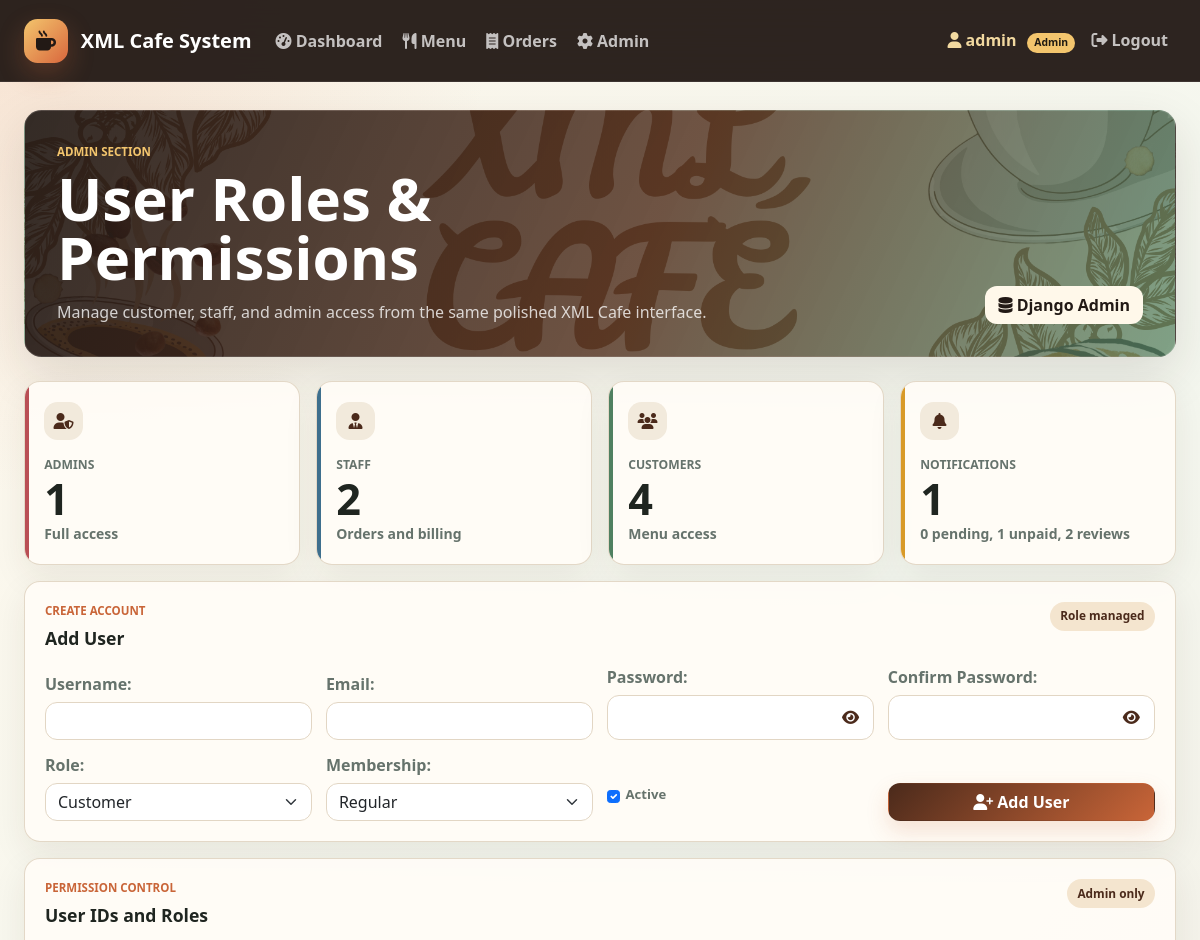
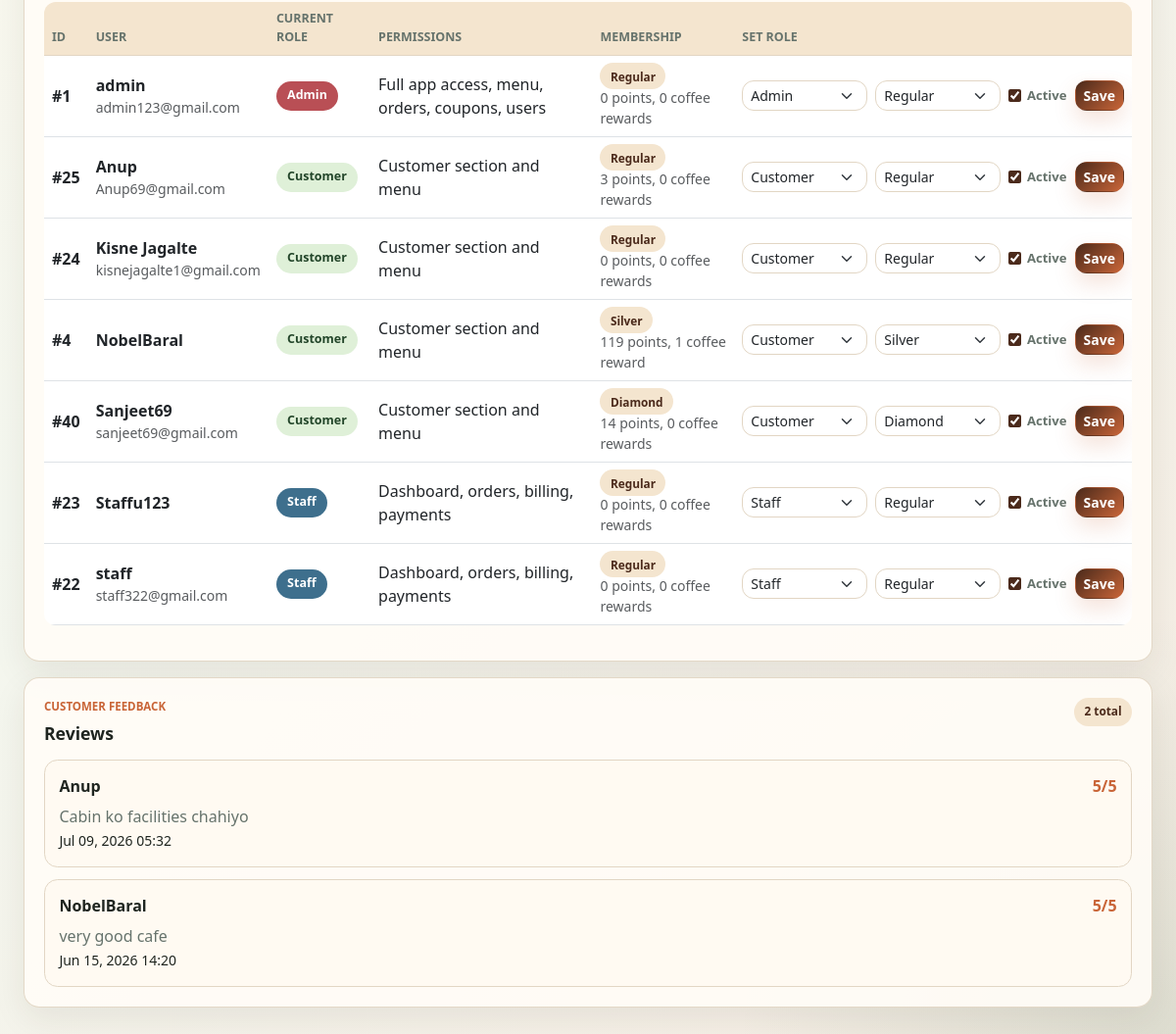
/admin-section/ (signed in), run on the app's committed database (2 pictures, top to bottom).
### cafe_app/models.py (models this page shows, shortened)
class CustomerProfile(models.Model):
    MEMBERSHIP_CHOICES = [
        ('regular', 'Regular'),
        ('silver', 'Silver'),
        ('gold', 'Gold'),
        ('platinum', 'Platinum'),
        ('diamond', 'Diamond'),
    ]
    MEMBERSHIP_THRESHOLDS = [
        ('regular', 0),
        ('silver', 100),
        ('gold', 250),
        ('platinum', 500),
        ('diamond', 1000),
    ]
    user = models.OneToOneField(User, on_delete=models.CASCADE, related_name='customer_profile')
    membership = models.CharField(max_length=20, choices=MEMBERSHIP_CHOICES, default='regular')
    points = models.PositiveIntegerField(default=0)
    free_coffee_rewards = models.PositiveIntegerField(default=0)
    updated_at = models.DateTimeField(auto_now=True)

class Review(models.Model):
    RATING_CHOICES = [(value, f'{value} star') for value in range(1, 6)]
    user = models.ForeignKey(User, on_delete=models.CASCADE, related_name='reviews')
    rating = models.PositiveSmallIntegerField(choices=RATING_CHOICES)
    comment = models.TextField()
    is_visible = models.BooleanField(default=True)
    created_at = models.DateTimeField(auto_now_add=True)
    class Meta:
        ordering = ['-created_at']

### cafe_app/views.py (the view)
# urls.py: path('admin-section/', views.admin_portal, name='admin_portal'),
@role_required('admin')
def admin_portal(request):
    mark_operations_seen(request)
    ensure_role_groups()
    users = list(User.objects.all().order_by('-is_superuser', '-is_staff', 'username'))
    role_counts = {
        'admin': sum(1 for user in users if get_user_role(user) == 'admin'),
        'staff': sum(1 for user in users if get_user_role(user) == 'staff'),
        'customer': sum(1 for user in users if get_user_role(user) == 'customer'),
    }
    user_rows = [
        {
            'user': user,
            'role': get_user_role(user),
            'profile': get_customer_profile(user),
            'can_change': not user.is_superuser or user.pk == request.user.pk,
        }
        for user in users
    ]
    context = {
        'user_rows': user_rows,
        'role_counts': role_counts,
        'pending_orders': Order.objects.filter(status='pending').count(),
        'unpaid_orders': Order.objects.filter(payment_status__in=['unpaid', 'pending']).count(),
        'coupons': Coupon.objects.count(),
        'reviews': Review.objects.select_related('user')[:10],
        'review_count': Review.objects.count(),
        'add_user_form': AdminUserCreateForm(),
    }
    return render(request, 'cafe_app/admin_portal.html', context)

### cafe_app/notifications.py (called while the page is built)
def _version_for(queryset):
    latest = queryset.aggregate(latest=Max('updated_at'))['latest']
    latest_value = latest.isoformat() if latest else 'none'
    return f"{queryset.count()}:{latest_value}"

def menu_notification_version():
    return _version_for(MenuItem.objects.all())

def order_notification_version():
    return _version_for(Order.objects.all())

def mark_menu_seen(request):
    request.session['seen_menu_version'] = menu_notification_version()

def mark_orders_seen(request):
    request.session['seen_order_version'] = order_notification_version()

def mark_operations_seen(request):
    mark_menu_seen(request)
    mark_orders_seen(request)

### cafe_app/views.py (called while the page is built)
def ensure_role_groups():
    for name in ROLE_GROUPS:
        Group.objects.get_or_create(name=name)

def get_user_role(user):
    if not user.is_authenticated:
        return 'guest'
    if user.is_superuser or user.is_staff:
        return 'admin'
    if user.groups.filter(name='Staff').exists():
        return 'staff'
    return 'customer'

def get_customer_profile(user):
    profile, _created = CustomerProfile.objects.get_or_create(user=user)
    return profile

def role_required(*roles):
    def decorator(view_func):
        @wraps(view_func)
        def wrapper(request, *args, **kwargs):
            if not request.user.is_authenticated:
                return redirect('login')
            role = get_user_role(request.user)
            if role not in roles:
                messages.error(request, 'You do not have permission to open that section.')
                return redirect('customer_portal' if role == 'customer' else 'dashboard')
            return view_func(request, *args, **kwargs)
        return wrapper
    return decorator

### templates/cafe_app/admin_portal.html (shortened to what this page needs)
{% extends 'base.html' %}
{% block content %}
<section class="page-hero">
    <div>
        <p class="eyebrow">Admin section</p>
        <h1>User Roles & Permissions</h1>
        <p class="page-subtitle">Manage customer, staff, and admin access from the same polished XML Cafe interface.</p>
    </div>
    <div class="hero-actions">
        <a href="/admin/" class="btn btn-light">
            <i class="fas fa-database"></i> Django Admin
        </a>
    </div>
</section>
<div class="metric-grid">
    <div class="metric-card accent-rose">
        <span class="metric-icon"><i class="fas fa-user-shield"></i></span>
        <span class="metric-label">Admins</span>
        <strong>{{ role_counts.admin }}</strong>
        <small>Full access</small>
    </div>
    <div class="metric-card accent-blue">
        <span class="metric-icon"><i class="fas fa-user-tie"></i></span>
        <span class="metric-label">Staff</span>
        <strong>{{ role_counts.staff }}</strong>
        <small>Orders and billing</small>
    </div>
    <div class="metric-card accent-emerald">
        <span class="metric-icon"><i class="fas fa-users"></i></span>
        <span class="metric-label">Customers</span>
        <strong>{{ role_counts.customer }}</strong>
        <small>Menu access</small>
    </div>
    <div class="metric-card accent-amber">
        <span class="metric-icon {% if has_unseen_notifications %}has-dot{% endif %}"><i class="fas fa-bell"></i></span>
        <span class="metric-label">Notifications</span>
        <strong>{{ pending_orders|add:unpaid_orders }}</strong>
        <small>{{ pending_orders }} pending, {{ unpaid_orders }} unpaid, {{ review_count }} reviews</small>
    </div>
</div>
<section class="panel mb-3">
    <div class="panel-heading">
        <div>
            <p class="eyebrow">Create account</p>
            <h2>Add User</h2>
        </div>
        <span class="panel-badge">Role managed</span>
    </div>
    <form method="post" action="{% url 'admin_user_create' %}" class="admin-create-form">
        <div>
            {{ add_user_form.username.label_tag }}
            {{ add_user_form.username }}
        </div>
        <div>
            {{ add_user_form.email.label_tag }}
            {{ add_user_form.email }}
        </div>
        <div>
            {{ add_user_form.password.label_tag }}
            <div class="password-field">
                {{ add_user_form.password }}
                <button type="button" class="btn btn-outline-primary password-toggle" data-toggle-password="#{{ add_user_form.password.id_for_label }}" aria-label="Show password">
                    <i class="fas fa-eye"></i>
                </button>
            </div>
        </div>
        <div>
            {{ add_user_form.confirm_password.label_tag }}
            <div class="password-field">
                {{ add_user_form.confirm_password }}
                <button type="button" class="btn btn-outline-primary password-toggle" data-toggle-password="#{{ add_user_form.confirm_password.id_for_label }}" aria-label="Show password">
                    <i class="fas fa-eye"></i>
                </button>
            </div>
        </div>
        <div>
            {{ add_user_form.role.label_tag }}
            {{ add_user_form.role }}
        </div>
        <div>
            {{ add_user_form.membership.label_tag }}
            {{ add_user_form.membership }}
        </div>
        <label class="active-toggle add-user-active">
            {{ add_user_form.is_active }}
            Active
        </label>
        <button type="submit" class="btn btn-primary">
            <i class="fas fa-user-plus"></i> Add User
        </button>
    </form>
</section>
<section class="panel">
    <div class="panel-heading">
        <div>
            <p class="eyebrow">Permission control</p>
            <h2>User IDs and Roles</h2>
        </div>
        <span class="panel-badge">Admin only</span>
    </div>
    <div class="table-responsive">
        <table class="table align-middle">
            <thead>
                <tr>
                    <th>ID</th>
                    <th>User</th>
                    <th>Current Role</th>
                    <th>Permissions</th>
                    <th>Membership</th>
                    <th>Set Role</th>
                </tr>
            </thead>
            <tbody>
                {% for row in user_rows %}
                <tr>
                    <td><strong>#{{ row.user.id }}</strong></td>
                    <td>
                        <strong>{{ row.user.username }}</strong>
                        {% if row.user.email %}<small class="d-block text-muted">{{ row.user.email }}</small>{% endif %}
                    </td>
                    <td><span class="role-pill role-{{ row.role }}">{{ row.role|title }}</span></td>
                    <td>
                        {% if row.role == 'admin' %}
                        Full app access, menu, orders, coupons, users
                        {% elif row.role == 'staff' %}
                        Dashboard, orders, billing, payments
                        {% else %}
                        Customer section and menu
                        {% endif %}
                    </td>
                    <td>
                        <span class="panel-badge">{{ row.profile.get_membership_display }}</span>
                        <small class="d-block text-muted">{{ row.profile.points }} points, {{ row.profile.free_coffee_rewards }} coffee reward{{ row.profile.free_coffee_rewards|pluralize }}</small>
                    </td>
                    <td>
                        <form method="post" action="{% url 'user_role_update' row.user.id %}" class="role-form">
                            <select name="role" class="form-select form-select-sm">
                                <option value="customer" {% if row.role == 'customer' %}selected{% endif %}>Customer</option>
                                <option value="staff" {% if row.role == 'staff' %}selected{% endif %}>Staff</option>
                                <option value="admin" {% if row.role == 'admin' %}selected{% endif %}>Admin</option>
                            </select>
                            <select name="membership" class="form-select form-select-sm">
                                <option value="regular" {% if row.profile.membership == 'regular' %}selected{% endif %}>Regular</option>
                                <option value="silver" {% if row.profile.membership == 'silver' %}selected{% endif %}>Silver</option>
                                <option value="diamond" {% if row.profile.membership == 'diamond' %}selected{% endif %}>Diamond</option>
                            </select>
                            <label class="active-toggle">
                                <input type="checkbox" name="is_active" {% if row.user.is_active %}checked{% endif %}>
                                Active
                            </label>
                            <button type="submit" class="btn btn-sm btn-primary">
                                Save
                            </button>
                        </form>
                    </td>
                </tr>
                {% empty %}
                <tr>
                    <td colspan="6" class="text-center text-muted">No users found.</td>
                </tr>
                {% endfor %}
            </tbody>
        </table>
    </div>
</section>
<section class="panel mt-3">
    <div class="panel-heading">
        <div>
            <p class="eyebrow">Customer feedback</p>
            <h2>Reviews</h2>
        </div>
        <span class="panel-badge">{{ review_count }} total</span>
    </div>
    <div class="review-list">
        {% for review in reviews %}
        <div class="review-item">
            <strong>{{ review.user.username }} <span>{{ review.rating }}/5</span></strong>
            <p>{{ review.comment }}</p>
            <small>{{ review.created_at|date:"M d, Y H:i" }}</small>
        </div>
        {% empty %}
        <div class="empty-state">No customer reviews yet.</div>
        {% endfor %}
    </div>
</section>
{% endblock %}

### templates/base.html (shortened to what this page needs)
<!DOCTYPE html>
{% load static %}
<html lang="en">
<head>
    <link href="https://cdn.jsdelivr.net/npm/bootstrap@5.3.0/dist/css/bootstrap.min.css" rel="stylesheet">
    <link rel="stylesheet" href="https://cdnjs.cloudflare.com/ajax/libs/font-awesome/6.4.0/css/all.min.css">
    <link rel="stylesheet" href="{% static 'css/style.css' %}">
</head>
<body>
    <nav class="navbar navbar-expand-lg navbar-dark app-navbar no-print">
        <div class="container-fluid px-lg-4">
            <a class="navbar-brand brand-lockup" href="{% if app_role == 'customer' %}{% url 'customer_portal' %}{% else %}{% url 'dashboard' %}{% endif %}">
                <span class="brand-mark"><i class="fas fa-mug-hot"></i></span>
                <span>
                    <span class="brand-name">XML Cafe System</span>
                </span>
            </a>
            <div class="collapse navbar-collapse" id="navbarNav">
                <ul class="navbar-nav me-auto nav-pills-soft">
                    {% if app_role == 'staff' or app_role == 'admin' %}
                    <li class="nav-item nav-dot-wrap">
                        <a class="nav-link" href="{% url 'dashboard' %}">
                            <i class="fas fa-tachometer-alt"></i> Dashboard
                        </a>
                    </li>
                    {% endif %}
                    <li class="nav-item nav-dot-wrap">
                        <a class="nav-link" href="{% url 'menu_list' %}">
                            <i class="fas fa-utensils"></i> Menu
                        </a>
                    </li>
                    {% if app_role == 'staff' or app_role == 'admin' %}
                    <li class="nav-item nav-dot-wrap">
                        <a class="nav-link" href="{% url 'order_list' %}">
                            <i class="fas fa-receipt"></i> Orders
                        </a>
                    </li>
                    {% endif %}
                    {% if app_role == 'admin' %}
                    <li class="nav-item nav-dot-wrap">
                        <a class="nav-link" href="{% url 'admin_portal' %}">
                            <i class="fas fa-cog"></i> Admin
                        </a>
                    </li>
                    {% endif %}
                </ul>
                <ul class="navbar-nav">
                    {% if user.is_authenticated %}
                    <li class="nav-item user-chip">
                        <span class="nav-link">
                            <i class="fas fa-user"></i> {{ user.username }}
                            <span class="role-chip">{{ app_role|title }}</span>
                        </span>
                    </li>
                    <li class="nav-item">
                        <form method="post" action="{% url 'logout' %}" class="d-inline">
                            <button type="submit" class="btn btn-link nav-link logout-link">
                                <i class="fas fa-sign-out-alt"></i> Logout
                            </button>
                        </form>
                    </li>
                    {% endif %}
                </ul>
            </div>
        </div>
    </nav>
    <main class="app-shell">
    <div class="container-fluid px-lg-4">
        {% block content %}{% endblock %}
    </div>
    </main>
</body>
</html>

### data on the page
Review: user.username "Anup", rating "5", comment "Cabin ko facilities chahiyo", created_at "Jul 09, 2026 05:32"
Review: user.username "NobelBaral", rating "5", comment "very good cafe", created_at "Jun 15, 2026 14:20"

### other printed values
{{ user.username }} "admin"
{{ app_role|title }} "Admin"
{{ role_counts.admin }} "1"
{{ role_counts.staff }} "2"
{{ role_counts.customer }} "4"
{{ pending_orders|add:unpaid_orders }} "1"
{{ pending_orders }} "0"
{{ unpaid_orders }} "1"
{{ review_count }} "2"
{{ add_user_form.username.label_tag }} "Username:"
{{ add_user_form.email.label_tag }} "Email:"
{{ add_user_form.password.label_tag }} "Password:"
{{ add_user_form.confirm_password.label_tag }} "Confirm Password:"
{{ add_user_form.role.label_tag }} "Role:"
{{ add_user_form.membership.label_tag }} "Membership:"
